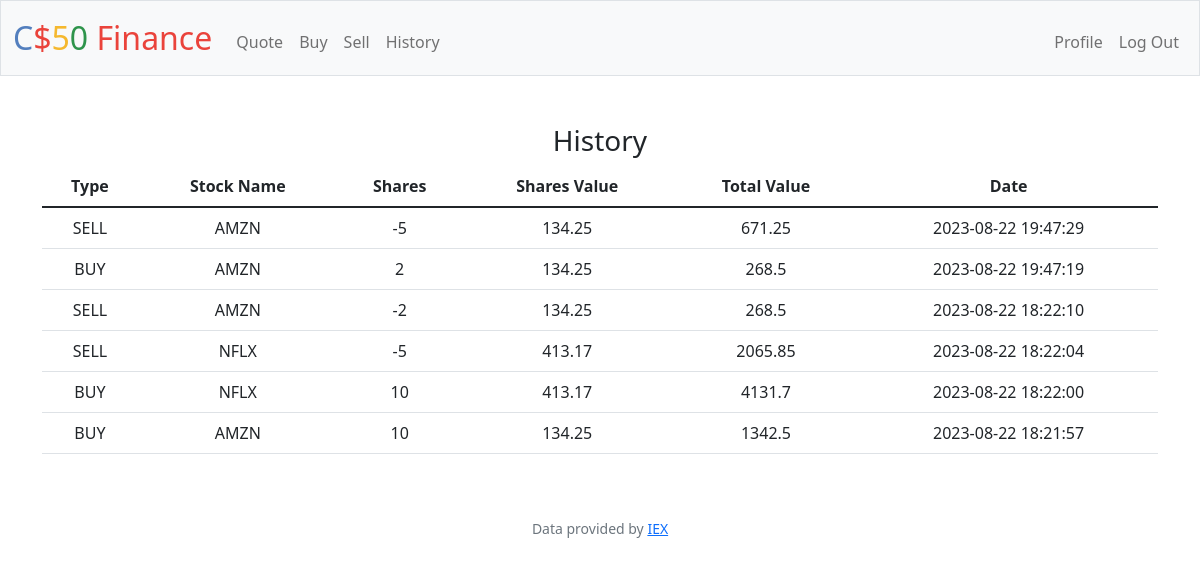
Screenshot of /history (signed in) with the database file from the repository.
### tables this page shows
CREATE TABLE stock_transactions (
    id INTEGER PRIMARY KEY AUTOINCREMENT NOT NULL,
    user_id INTEGER NOT NULL,
    type TEXT NOT NULL,
    stock_name TEXT NOT NULL,
    total_shares INTEGER NOT NULL,
    share_value NUMERIC NOT NULL,
    transaction_value NUMERIC NOT NULL,
    transaction_date TEXT NOT NULL,
    FOREIGN KEY (user_id) REFERENCES users (id)
);

### app.py (the view)
@app.route("/history")
@login_required
def history():
    user_history = db.execute(
        "SELECT * FROM stock_transactions WHERE user_id = (?) ORDER BY transaction_date DESC", session.get("user_id"))
    return render_template("history.html", user_history=user_history)

### app.py (called while the page is built)
@app.after_request
def after_request(response):
    response.headers["Cache-Control"] = "no-cache, no-store, must-revalidate"
    response.headers["Expires"] = 0
    response.headers["Pragma"] = "no-cache"
    return response

### helpers.py (called while the page is built)
def login_required(f):
    @wraps(f)
    def decorated_function(*args, **kwargs):
        if session.get("user_id") is None:
            return redirect("/login")
        return f(*args, **kwargs)
    return decorated_function

### templates/history.html (shortened to what this page needs)
{% extends "layout.html" %}
{% block main %}
<div class="container">
  <h3>History</h3>
</div>
<div class="container">
  {% if user_history %}
  <table class="table">
    <thead>
      <tr>
        <th>Type</th>
        <th>Stock Name</th>
        <th>Shares</th>
        <th>Shares Value</th>
        <th>Total Value</th>
        <th>Date</th>
      </tr>
    </thead>
    <tbody>
      {% for history in user_history %}
      <tr>
        <td>{{ history["type"] }}</td>
        <td>{{ history["stock_name"] }}</td>
        <td>{{ history["total_shares"] }}</td>
        <td>{{ history["share_value"] }}</td>
        <td>{{ history["transaction_value"] }}</td>
        <td>{{ history["transaction_date"] }}</td>
      </tr>
      {% endfor %}
    </tbody>
  </table>
</div>
{% else %}
<p>No data available</p>
{% endif %}
{% endblock %}

### templates/layout.html (shortened to what this page needs)
<!DOCTYPE html>
<html lang="en">
<head>
  <link href="https://cdn.jsdelivr.net/npm/bootstrap@5.1.3/dist/css/bootstrap.min.css"
 rel="stylesheet">
  <link href="/static/styles.css" rel="stylesheet">
</head>
<body>
  <nav class="bg-light border navbar navbar-expand-md navbar-light">
    <div class="container-fluid">
      <a class="navbar-brand" href="/"><span class="blue">C</span><span class="red">$</span><span
          class="yellow">5</span><span class="green">0</span> <span class="red">Finance</span></a>
      <div class="collapse navbar-collapse" id="navbar">
        {% if session["user_id"] %}
        <ul class="navbar-nav me-auto mt-2">
          <li class="nav-item"><a class="nav-link" href="/quote">Quote</a></li>
          <li class="nav-item"><a class="nav-link" href="/buy">Buy</a></li>
          <li class="nav-item"><a class="nav-link" href="/sell">Sell</a></li>
          <li class="nav-item"><a class="nav-link" href="/history">History</a></li>
        </ul>
        <ul class="navbar-nav ms-auto mt-2">
          <li class="nav-item"><a class="nav-link" href="/profile">Profile</a></li>
          <li class="nav-item"><a class="nav-link" href="/logout">Log Out</a></li>
        </ul>
        {% else %}
        <ul class="navbar-nav ms-auto mt-2">
          <li class="nav-item"><a class="nav-link" href="/register">Register</a></li>
          <li class="nav-item"><a class="nav-link" href="/login">Log In</a></li>
        </ul>
        {% endif %}
      </div>
    </div>
  </nav>
  <main class="container-fluid py-5 text-center">
    {% block main %}{% endblock %}
  </main>
  <footer class="mb-5 small text-center text-muted">
    Data provided by <a href="https://iexcloud.io/">IEX</a>
  </footer>
</body>
</html>

### static/styles.css (style rules this page uses)
nav .navbar-brand { font-size: xx-large; }
nav .navbar-brand .blue { color: #537fbe; }
nav .navbar-brand .red { color: #ea433b; }
nav .navbar-brand .yellow { color: #f5b82e; }
nav .navbar-brand .green { color: #2e944b; }

### rows the page displays
stock_transactions: type "SELL", stock_name "AMZN", total_shares "-5", share_value "134.25", transaction_value "671.25", transaction_date "2023-08-22 19:47:29"
stock_transactions: type "BUY", stock_name "AMZN", total_shares "2", share_value "134.25", transaction_value "268.5", transaction_date "2023-08-22 19:47:19"
stock_transactions: type "SELL", stock_name "AMZN", total_shares "-2", share_value "134.25", transaction_value "268.5", transaction_date "2023-08-22 18:22:10"
stock_transactions: type "SELL", stock_name "NFLX", total_shares "-5", share_value "413.17", transaction_value "2065.85", transaction_date "2023-08-22 18:22:04"
stock_transactions: type "BUY", stock_name "NFLX", total_shares "10", share_value "413.17", transaction_value "4131.7", transaction_date "2023-08-22 18:22:00"
stock_transactions: type "BUY", stock_name "AMZN", total_shares "10", share_value "134.25", transaction_value "1342.5", transaction_date "2023-08-22 18:21:57"
